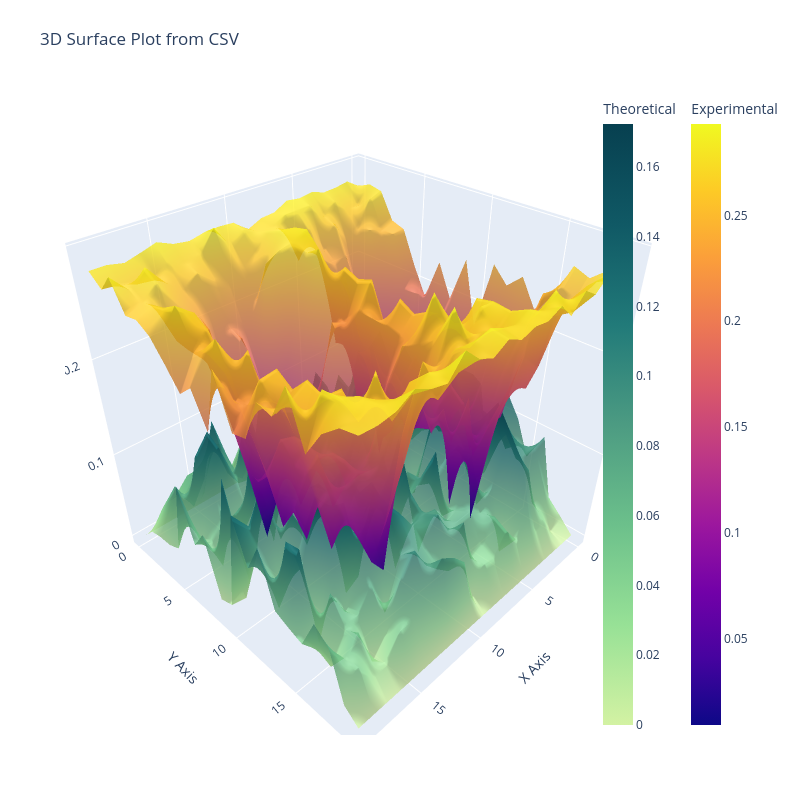

The notebook cell saved with this chart:
### Code cell
N_data=20

theta_FSS = np.linspace(0,2*pi,N_data)
beta_angle = np.linspace(0,pi,N_data)
alpha = pi/16

experiment_number = 1
model = np.array([[analytical(theta=t,beta=b, alpha=alpha) for b in beta_angle] for t in theta_FSS])

experiment_noiseless = pd.read_csv('./runs/'+'3_E91_data_20x20_mesh_1.5E+04_states_AER_SIM_14_03_2026_18_45_25'+'.csv', header=None).dropna(axis=1,how='all').values
experiment_noisy = pd.read_csv('./runs/'+'3_NOISY_20x20_mesh_1.5E+04_states_AER_SIM_19_03_2026_09_56_15'+'.csv', header=None).dropna(axis=1,how='all').values
#print (f"R2 = {r2(y_true=model,y_pred=experiment)}")
plot_surface_from_csv(np.sqrt(np.abs(np.square(model) - np.square(experiment_noiseless))), np.sqrt(np.abs(np.square(model) - np.square(experiment_noisy))))

### Figure 1 — Plotly figure (JSON) as saved in the notebook; plotly's stock layout.template omitted (floating-point values rounded to 4 significant figures; data arrays with more than 128 entries replaced by an {"elided": "..."} marker saying what was removed)
{"data": [{"colorbar": {"title": {"text": "Theoretical"}, "x": 0.9}, "colorscale": [[0, "rgb(211, 242, 163)"], [0.1667, "rgb(151, 225, 150)"], [0.3333, "rgb(108, 192, 139)"], [0.5, "rgb(76, 155, 130)"], [0.6667, "rgb(33, 122, 121)"], [0.8333, "rgb(16, 89, 101)"], [1, "rgb(7, 64, 80)"]], "name": "Model", "opacity": 0.8, "type": "surface", "z": {"elided": "20x20 float values"}}, {"colorbar": {"title": {"text": "Experimental"}, "x": 1.05}, "name": "Experimental", "opacity": 0.8, "type": "surface", "z": {"elided": "20x20 float values"}}], "layout": {"autosize": false, "height": 800, "margin": {"b": 65, "l": 65, "r": 50, "t": 90}, "scene": {"xaxis": {"title": {"text": "X Axis"}}, "yaxis": {"title": {"text": "Y Axis"}}, "zaxis": {"title": {"text": "Z Axis"}}}, "title": {"text": "3D Surface Plot from CSV"}, "width": 800}}
